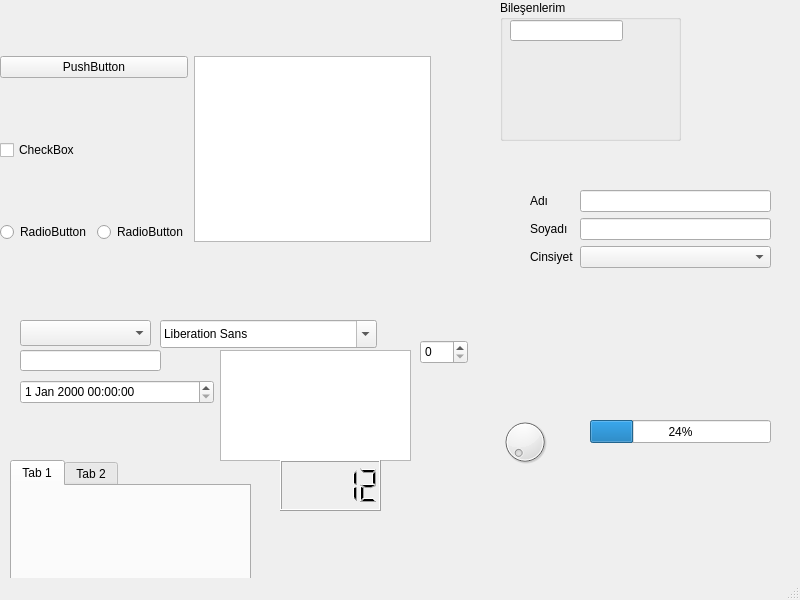
<?xml version="1.0" encoding="UTF-8"?>
<ui version="4.0">
 <class>MainWindow</class>
 <widget class="QMainWindow" name="MainWindow">
  <property name="geometry">
   <rect>
    <x>0</x>
    <y>0</y>
    <width>800</width>
    <height>600</height>
   </rect>
  </property>
  <property name="windowTitle">
   <string>MainWindow</string>
  </property>
  <widget class="QWidget" name="centralwidget">
   <widget class="QWidget" name="gridLayoutWidget">
    <property name="geometry">
     <rect>
      <x>0</x>
      <y>0</y>
      <width>431</width>
      <height>301</height>
     </rect>
    </property>
    <layout class="QGridLayout" name="gridLayout">
     <item row="1" column="0" colspan="2">
      <widget class="QCheckBox" name="checkBox">
       <property name="text">
        <string>CheckBox</string>
       </property>
      </widget>
     </item>
     <item row="0" column="0" colspan="2">
      <widget class="QPushButton" name="pushButton">
       <property name="text">
        <string>PushButton</string>
       </property>
      </widget>
     </item>
     <item row="2" column="1">
      <widget class="QRadioButton" name="radioButton_2">
       <property name="text">
        <string>RadioButton</string>
       </property>
      </widget>
     </item>
     <item row="2" column="0">
      <widget class="QRadioButton" name="radioButton">
       <property name="text">
        <string>RadioButton</string>
       </property>
      </widget>
     </item>
     <item row="0" column="2" rowspan="3">
      <widget class="QListWidget" name="listWidget"/>
     </item>
    </layout>
   </widget>
   <widget class="QGroupBox" name="groupBox">
    <property name="geometry">
     <rect>
      <x>500</x>
      <y>0</y>
      <width>181</width>
      <height>141</height>
     </rect>
    </property>
    <property name="title">
     <string>Bileşenlerim</string>
    </property>
    <widget class="QLineEdit" name="lineEdit">
     <property name="geometry">
      <rect>
       <x>10</x>
       <y>20</y>
       <width>113</width>
       <height>21</height>
      </rect>
     </property>
    </widget>
   </widget>
   <widget class="QTabWidget" name="tabWidget">
    <property name="geometry">
     <rect>
      <x>10</x>
      <y>460</y>
      <width>241</width>
      <height>201</height>
     </rect>
    </property>
    <property name="currentIndex">
     <number>0</number>
    </property>
    <widget class="QWidget" name="tab">
     <attribute name="title">
      <string>Tab 1</string>
     </attribute>
    </widget>
    <widget class="QWidget" name="tab_2">
     <attribute name="title">
      <string>Tab 2</string>
     </attribute>
    </widget>
   </widget>
   <widget class="QComboBox" name="comboBox">
    <property name="geometry">
     <rect>
      <x>20</x>
      <y>320</y>
      <width>131</width>
      <height>26</height>
     </rect>
    </property>
   </widget>
   <widget class="QFontComboBox" name="fontComboBox">
    <property name="geometry">
     <rect>
      <x>160</x>
      <y>320</y>
      <width>217</width>
      <height>28</height>
     </rect>
    </property>
   </widget>
   <widget class="QLineEdit" name="lineEdit_2">
    <property name="geometry">
     <rect>
      <x>20</x>
      <y>350</y>
      <width>141</width>
      <height>21</height>
     </rect>
    </property>
   </widget>
   <widget class="QTextEdit" name="textEdit">
    <property name="geometry">
     <rect>
      <x>220</x>
      <y>350</y>
      <width>191</width>
      <height>111</height>
     </rect>
    </property>
   </widget>
   <widget class="QSpinBox" name="spinBox">
    <property name="geometry">
     <rect>
      <x>420</x>
      <y>340</y>
      <width>48</width>
      <height>24</height>
     </rect>
    </property>
   </widget>
   <widget class="QDateTimeEdit" name="dateTimeEdit">
    <property name="geometry">
     <rect>
      <x>20</x>
      <y>380</y>
      <width>194</width>
      <height>24</height>
     </rect>
    </property>
   </widget>
   <widget class="QDial" name="dial">
    <property name="geometry">
     <rect>
      <x>500</x>
      <y>410</y>
      <width>50</width>
      <height>64</height>
     </rect>
    </property>
   </widget>
   <widget class="QWidget" name="formLayoutWidget">
    <property name="geometry">
     <rect>
      <x>530</x>
      <y>190</y>
      <width>241</width>
      <height>191</height>
     </rect>
    </property>
    <layout class="QFormLayout" name="formLayout">
     <item row="0" column="0">
      <widget class="QLabel" name="label">
       <property name="text">
        <string>Adı</string>
       </property>
      </widget>
     </item>
     <item row="0" column="1">
      <widget class="QLineEdit" name="lineEdit_3"/>
     </item>
     <item row="1" column="0">
      <widget class="QLabel" name="label_2">
       <property name="text">
        <string>Soyadı</string>
       </property>
      </widget>
     </item>
     <item row="1" column="1">
      <widget class="QLineEdit" name="lineEdit_4"/>
     </item>
     <item row="2" column="0">
      <widget class="QLabel" name="label_3">
       <property name="text">
        <string>Cinsiyet</string>
       </property>
      </widget>
     </item>
     <item row="2" column="1">
      <widget class="QComboBox" name="cinsiyet"/>
     </item>
    </layout>
   </widget>
   <widget class="QProgressBar" name="progressBar">
    <property name="geometry">
     <rect>
      <x>590</x>
      <y>420</y>
      <width>181</width>
      <height>23</height>
     </rect>
    </property>
    <property name="value">
     <number>24</number>
    </property>
   </widget>
   <widget class="QLCDNumber" name="lcdNumber">
    <property name="geometry">
     <rect>
      <x>280</x>
      <y>460</y>
      <width>101</width>
      <height>51</height>
     </rect>
    </property>
    <property name="intValue" stdset="0">
     <number>12</number>
    </property>
   </widget>
  </widget>
  <widget class="QMenuBar" name="menubar">
   <property name="geometry">
    <rect>
     <x>0</x>
     <y>0</y>
     <width>800</width>
     <height>22</height>
    </rect>
   </property>
  </widget>
  <widget class="QStatusBar" name="statusbar"/>
 </widget>
 <resources/>
 <connections/>
</ui>
